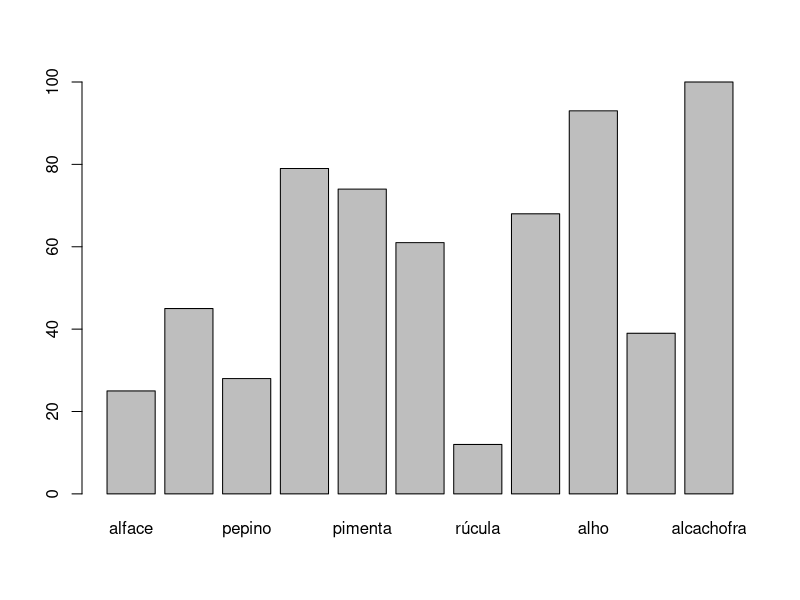

Here is the R script that generated this plot:
# 1ª Atividade

# Você foi contratado pela empresa XPTO para a função de analista de dados. 
# Como parte de seu trabalho, foi lhe confiada uma extração de dados contendo os seguintes valores: 
# (25, 45, 28, 79, 74, 61, 12, 68, 93, 39, 100), sendo que cada valor na sua atual sequência atende pelos títulos: 
# (alface, cenoura, pepino, chuchu, pimenta, couve, rúcula, cebola, alho, pimentão, alcachofra). 
# Pediram para que você realize o seguinte, utilizando a linguagem R, e apresentar os resultados.


# 1. Crie um gráfico de barras apresentando o resultado de cada item.
# 2. Liste os componentes da matriz dos dados.
valores <- c(25,45,28,79,74,61,12,68,93,39,100)
titulos <- c("alface", "cenoura", "pepino", "chuchu", "pimenta", "couve", "rúcula", "cebola", "alho", "pimentão", "alcachofra")
barplot(height = valores, names.arg = titulos)

cbind(valores,titulos)
rbind(valores,titulos)

# 3. Liste o resultado da soma dessa matriz.
sum(valores)

# 4. Liste a média aritmética dessa matriz.
mean(valores)

# 5. Liste o produto dos elementos dessa matriz.
prod(valores)




